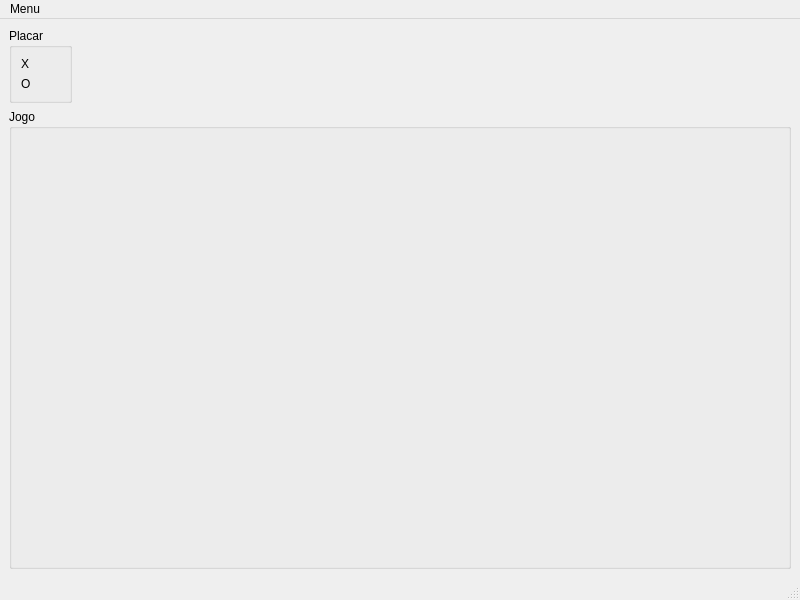
<?xml version="1.0" encoding="UTF-8"?>
<ui version="4.0">
 <class>MainWindow</class>
 <widget class="QMainWindow" name="MainWindow">
  <property name="geometry">
   <rect>
    <x>0</x>
    <y>0</y>
    <width>800</width>
    <height>600</height>
   </rect>
  </property>
  <property name="sizePolicy">
   <sizepolicy hsizetype="Fixed" vsizetype="Fixed">
    <horstretch>0</horstretch>
    <verstretch>0</verstretch>
   </sizepolicy>
  </property>
  <property name="windowTitle">
   <string>MainWindow</string>
  </property>
  <widget class="QWidget" name="centralwidget">
   <layout class="QVBoxLayout" name="verticalLayout">
    <item>
     <widget class="QGroupBox" name="groupBox">
      <property name="sizePolicy">
       <sizepolicy hsizetype="Fixed" vsizetype="Fixed">
        <horstretch>0</horstretch>
        <verstretch>0</verstretch>
       </sizepolicy>
      </property>
      <property name="title">
       <string>Placar</string>
      </property>
      <layout class="QGridLayout" name="gridLayout">
       <item row="0" column="0">
        <widget class="QLabel" name="label">
         <property name="text">
          <string>X</string>
         </property>
        </widget>
       </item>
       <item row="0" column="1">
        <widget class="QLabel" name="placar_x">
         <property name="text">
          <string/>
         </property>
        </widget>
       </item>
       <item row="1" column="0">
        <widget class="QLabel" name="label_4">
         <property name="text">
          <string>O</string>
         </property>
        </widget>
       </item>
       <item row="1" column="1">
        <widget class="QLabel" name="placar_o">
         <property name="text">
          <string/>
         </property>
        </widget>
       </item>
      </layout>
     </widget>
    </item>
    <item>
     <widget class="QGroupBox" name="jogo">
      <property name="title">
       <string>Jogo</string>
      </property>
     </widget>
    </item>
   </layout>
  </widget>
  <widget class="QMenuBar" name="menubar">
   <property name="geometry">
    <rect>
     <x>0</x>
     <y>0</y>
     <width>800</width>
     <height>27</height>
    </rect>
   </property>
   <widget class="QMenu" name="menuMenu">
    <property name="title">
     <string>Menu</string>
    </property>
    <addaction name="actionReset"/>
   </widget>
   <addaction name="menuMenu"/>
  </widget>
  <widget class="QStatusBar" name="statusbar"/>
  <action name="actionReset">
   <property name="text">
    <string>Recomeçar</string>
   </property>
  </action>
 </widget>
 <resources>
  <include location="test.qrc"/>
 </resources>
 <connections/>
</ui>
